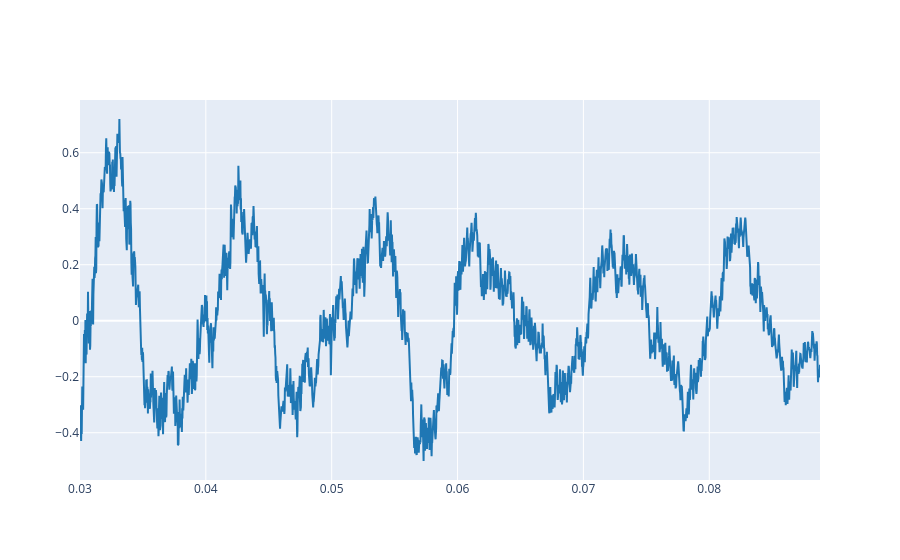

Source (notebook cell):
### Markdown cell above
3.1. Load your reference audio signal and plot some periods (5-10) where the amplitude is stable. For instance see Ex. 2.3 from Lab 1. Listen to the sound as well and compare it with your synthesized signal.

### Code cell
from pathlib import Path

# Load reference audio signal
filepath = Path('my_pluck.wav')
ref, fs = load_audio(filepath)

# Fundamental frequency and period from Lab 1
f0 = 102.0
T = 1.0 / f0

# Plot 6 stable periods (avoiding initial pluck attack)
t_start = 0.03
t_end = t_start + 6 * T

plot_signals(ref, fs, t_start=t_start, t_end=t_end)
Audio(ref, rate=fs)

### Figure 1 — Plotly figure (JSON) as saved in the notebook; plotly's stock layout.template omitted (floating-point values rounded to 4 significant figures; data arrays with more than 128 entries replaced by an {"elided": "..."} marker saying what was removed)
{"data": [{"line": {"color": "#1f77b4", "shape": "linear"}, "mode": "lines", "name": "audio signal 0", "type": "scatter", "x": {"elided": "2594 float values"}, "y": {"elided": "2594 float values"}}], "layout": {}}
